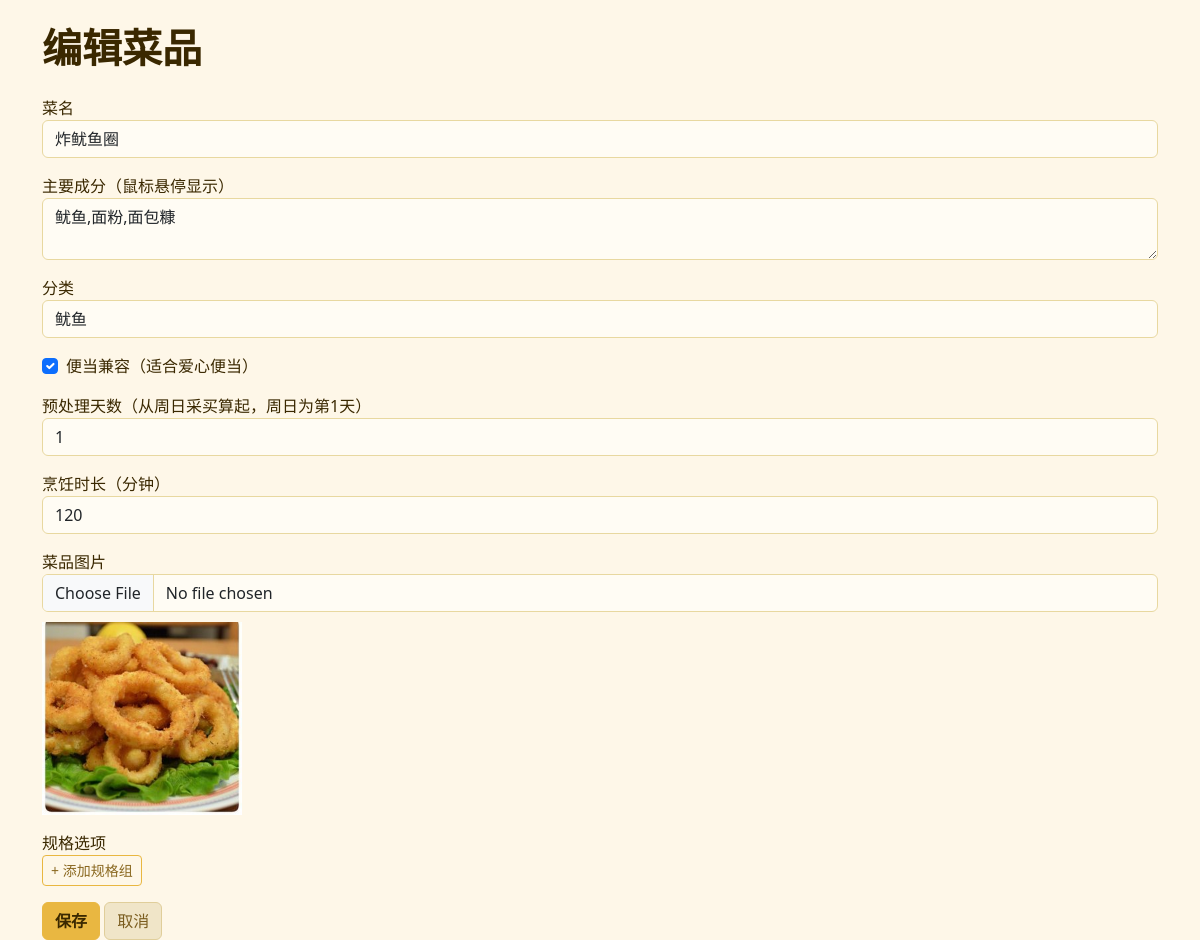
Screenshot of /admin/dish/154 (signed in) with the database file from the repository.
### app.py (models this page shows)
class Dish(db.Model):
    __tablename__ = 'dishes'
    id = db.Column(db.Integer, primary_key=True)
    name = db.Column(db.String(120), nullable=False)
    category_id = db.Column(db.Integer, db.ForeignKey('categories.id'))
    ingredients = db.Column(db.Text)                 # 食材描述，显示在菜品 tooltip
    bento_compatible = db.Column(db.Boolean, default=True)
    preprocess_days = db.Column(db.Integer, default=0)
    cook_minutes = db.Column(db.Integer, default=40)
    image_url = db.Column(db.String(300))
    extra_options = db.Column(db.Text)               # 规格选项，存储为 JSON 字符串
    created_at = db.Column(db.DateTime, default=datetime.utcnow)

class Category(db.Model):
    __tablename__ = 'categories'
    id = db.Column(db.Integer, primary_key=True)
    name = db.Column(db.String(80), nullable=False)
    parent_id = db.Column(db.Integer, default=0)   # 0 = 顶级，否则为父分类 id
    sort_order = db.Column(db.Integer, default=0)

### app.py (the view, shortened to what this page needs)
@app.route('/admin/dish/<int:dish_id>', methods=['GET', 'POST'])
@admin_required
def edit_dish(dish_id):
    dish = Dish.query.get_or_404(dish_id)
    categories = Category.query.order_by(Category.sort_order).all()
    return render_template('dish_form.html', dish=dish, categories=categories)

### app.py (called while the page is built)
def admin_required(f):
    @wraps(f)
    def decorated(*args, **kwargs):
        if not session.get('admin'):
            return redirect(url_for('admin_login'))
        return f(*args, **kwargs)
    return decorated

### templates/dish_form.html (shortened to what this page needs)
<!DOCTYPE html>
<html lang="zh-CN">
<head>
    <link href="https://cdn.jsdelivr.net/npm/bootstrap@5.3.0-alpha1/dist/css/bootstrap.min.css" rel="stylesheet">
    <link rel="stylesheet" href="https://cdn.jsdelivr.net/npm/cropperjs/dist/cropper.min.css">
</head>
<body>
<div class="container mt-4">
    <h1>{% if dish %}编辑菜品{% else %}新增菜品{% endif %}</h1>
    <form method="post" enctype="multipart/form-data">
        <div class="mb-3">
            <label>菜名</label>
            <input type="text" name="name" class="form-control" value="{{ dish.name if dish else '' }}" required>
        </div>
        <div class="mb-3">
            <label>主要成分（鼠标悬停显示）</label>
            <textarea name="ingredients" class="form-control" rows="2">{{ dish.ingredients if dish else '' }}</textarea>
        </div>
        <div class="mb-3">
            <label>分类</label>
            <select name="category_id" class="form-select" required>
                {% for cat in categories if cat.parent_id == 0 %}
                <optgroup label="{{ cat.name }}">
                    {% for sub in categories if sub.parent_id == cat.id %}
                    <option value="{{ sub.id }}" {% if dish and dish.category_id == sub.id %}selected{% endif %}>{{ sub.name }}</option>
                    {% endfor %}
                </optgroup>
                {% endfor %}
            </select>
        </div>
        <div class="mb-3 form-check">
            <input type="checkbox" name="bento_compatible" class="form-check-input" id="bentoCompatible" {% if not dish or dish.bento_compatible %}checked{% endif %}>
            <label class="form-check-label" for="bentoCompatible">便当兼容（适合爱心便当）</label>
        </div>
        <div class="mb-3">
            <label>预处理天数（从周日采买算起，周日为第1天）</label>
            <input type="number" name="preprocess_days" class="form-control" value="{{ dish.preprocess_days if dish else 0 }}">
        </div>
        <div class="mb-3">
            <label>烹饪时长（分钟）</label>
            <input type="number" name="cook_minutes" class="form-control" value="{{ dish.cook_minutes if dish else 40 }}">
        </div>
        <div class="mb-3">
            <label>菜品图片</label>
            <input type="file" id="imageInput" name="image" accept="image/*" class="form-control">
            <div id="imagePreview" style="margin-top:10px;">
                {% if dish and dish.image_url %}
                <img src="{{ url_for('static', filename='uploads/' + dish.image_url.split('/')[-1]) if dish.image_url else '' }}" style="max-width:200px;">
                {% endif %}
            </div>
        </div>
        <div class="mb-3">
            <label>规格选项</label>
            <button type="button" id="addSpecGroup" class="btn btn-sm btn-outline-primary">+ 添加规格组</button>
        </div>
        <button type="submit" class="btn btn-primary">保存</button>
        <a href="/admin/dishes" class="btn btn-secondary">取消</a>
    </form>
</div>
</body>
</html>

### templates/dish_form.html (style rules this page uses)
img { max-width: 100%; }
body { background: #fef7e8; color: #3a2800; font-family: 'Segoe UI','Noto Sans SC',system-ui; }
h1 { color: #3a2800; font-weight: 700; margin-bottom: 24px; }
.btn-primary { background: #e9b741; border-color: #e9b741; color: #3a2800; font-weight: 600; }
.btn-secondary { background: #f0e5c8; border-color: #e0ce9a; color: #7a5c1e; }
.btn-outline-primary { border-color: #e9b741; color: #8a6820; }
.form-control,.form-select { border-color: #e8d8a0; background: #fffcf4; }

### rows the page displays
Dish: name "炸鱿鱼圈", ingredients "鱿鱼,面粉,面包糠", category_id "鱿鱼", bento_compatible "☑", preprocess_days "1", cook_minutes "120", image_url (picture)
